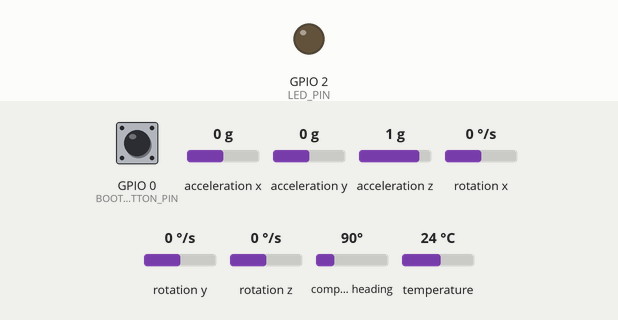
This sketch was run on a simulated ESP32. On the bench: output pins drawn as LEDs (lit = HIGH). Dashed ring = blinking. The inputs (shaded band) are chosen by the test bench; at power-on: GPIO 0 (BOOT_BUTTON_PIN) HIGH, acceleration x 0 g, acceleration z 1 g, acceleration y 0 g, rotation x 0 °/s, rotation y 0 °/s, rotation z 0 °/s, compass heading 90°, temperature 24 °C. Storage starts empty; what the sketch prints to the serial monitor is not drawn.

Above: at 2.2 s.
2.3 s: GPIO 0 (BOOT_BUTTON_PIN) pulled LOW for 1 s
At 2.61 s:
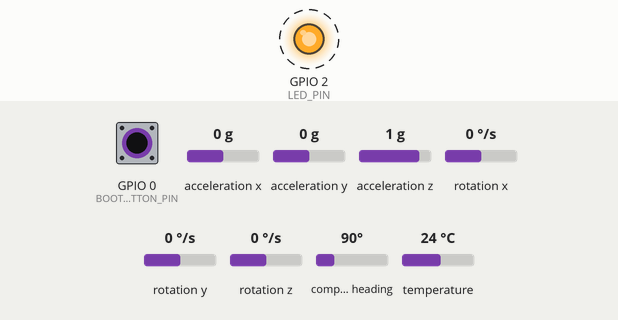
At 3.6 s:
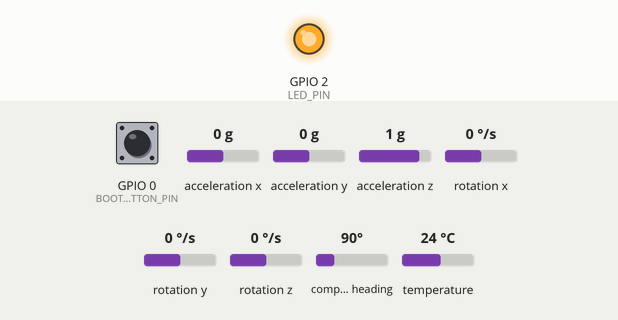
5.3 s: acceleration x set to -1.4 g
7.0 s: acceleration z set to -1.4 g
8.7 s: acceleration y set to -1.4 g
10.4 s: rotation x set to -192 °/s
Timing chart, 0 to 13.1 s (numbered marks = the images above; inputs shaded):
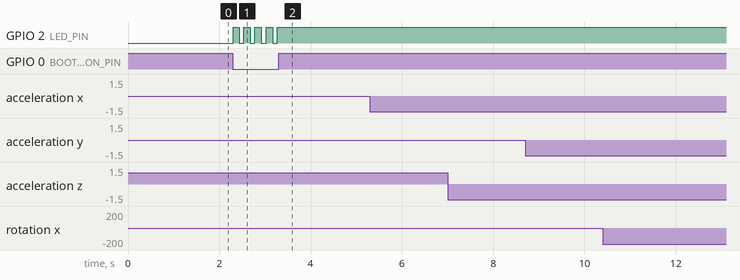

The sketch:

upd_sd_stream.ino
```cpp
#include <Wire.h>
#include <Adafruit_Sensor.h>
#include <Adafruit_BNO055.h>
#include <utility/imumaths.h>
#include <WiFi.h>      // Required for ESP32 Wi-Fi functionalities
#include <WiFiUdp.h>   // Required for UDP communication
#include <ESPmDNS.h>   // Required for mDNS (Multicast DNS)
#include "SD.h"
#include "SPI.h"
#include "FS.h"


const int SD_CS_PIN = 5;
const int LED_PIN = 2;
uint16_t BNO055_SAMPLERATE_DELAY_MS = 100;

const char* ssid = "BNO055_AP";
const char* password = "password123";
const IPAddress broadcastIP(192, 168, 4, 255);

const unsigned int localUdpPort = 2390;
WiFiUDP Udp;
const char* mdnsHostname = "esp";

// Create an instance of the BNO055 sensor
// The sensor ID is 55, I2C address is 0x28, and it uses the default Wire library.
Adafruit_BNO055 bno = Adafruit_BNO055(55, 0x28, &Wire);

// --- Button and Logging State ---
const int BOOT_BUTTON_PIN = 0; // The BOOT button on ESP32 is usually GPIO 0
bool loggingActive = false;
unsigned long lastButtonPressTime = 0;
const unsigned long BUTTON_DEBOUNCE_DELAY = 100; // Milliseconds for debouncing

File dataFile;
char fileName[32]; // Buffer to store the unique filename

// Function to find a unique filename for the SD card
void findUniqueFileName() {
  int fileIndex = 1;
  while (true) {
    sprintf(fileName, "/imu_%d.csv", fileIndex);
    if (!SD.exists(fileName)) {
      Serial.print("Creating new file: ");
      Serial.println(fileName);
      break;
    }
    fileIndex++;
  }
}

// Function to write headers to the CSV file
void writeCsvHeader() {
  if (dataFile) {
    // Added "Timestamp_ms" to the header
    String header = "Timestamp_ms,Euler_X,Euler_Y,Euler_Z,Gyro_X,Gyro_Y,Gyro_Z,LinearAccel_X,LinearAccel_Y,LinearAccel_Z,Magnetometer_X,Magnetometer_Y,Magnetometer_Z,RawAccel_X,RawAccel_Y,RawAccel_Z,Gravity_X,Gravity_Y,Gravity_Z,Quat_W,Quat_X,Quat_Y,Quat_Z,Temperature,Cal_System,Cal_Gyro,Cal_Accel,Cal_Mag\n";
    dataFile.print(header);
    dataFile.flush(); // Flush header immediately
  }
}

void setup(void) {
  // Initialize serial communication at 115200 baud rate for debugging
  Serial.begin(115200);

  // Wait for the serial port to open
  while (!Serial) delay(10);

  Serial.println("--- BNO055 Sensor Data Stream via UDP over WiFi AP & SD Card Logging ---");
  Serial.println("");

  // Configure LED pin
  pinMode(LED_PIN, OUTPUT);
  digitalWrite(LED_PIN, LOW); // Ensure LED is off initially

  // Configure BOOT button pin
  pinMode(BOOT_BUTTON_PIN, INPUT_PULLUP);

  /* Initialise the sensor */
  // Attempt to begin communication with the BNO055 sensor
  if (!bno.begin()) {
    Serial.print("Ooops, no BNO055 detected ... Check your wiring or I2C ADDR!");
    // If the sensor is not detected, halt execution and print error
    while (1) {
      delay(1000); // Keep printing the error to serial
    }
  }

  // Set the BNO055 to use its external crystal for better accuracy
  bno.setExtCrystalUse(true);

  // Give the sensor some time to initialize after configuration
  delay(1000);

  // --- Configure WiFi as Access Point ---
  Serial.print("Setting up Wi-Fi Access Point (AP)...");
  WiFi.softAP(ssid, password); // Start the AP with the defined SSID and password
  IPAddress apIP = WiFi.softAPIP(); // Get the IP address assigned to the AP
  Serial.print("AP IP address: ");
  Serial.println(apIP);
  Serial.print("Connect to AP: ");
  Serial.print(ssid);
  Serial.print(" with password: ");
  Serial.println(password);

  // --- Initialize UDP ---
  Udp.begin(localUdpPort); // Start listening for UDP packets on the specified local port
  Serial.print("UDP server started on port ");
  Serial.println(localUdpPort);

  // --- Initialize mDNS ---
  if (!MDNS.begin(mdnsHostname)) { // Start mDNS with the defined hostname
    Serial.println("Error setting up MDNS responder!");
    while (1) {
      delay(1000); // If mDNS fails, halt execution and print error
    }
  }
  Serial.print("MDNS responder started. Access via ");
  Serial.print(mdnsHostname);
  Serial.println(".local");
  // Register a service for the UDP stream, making it discoverable via mDNS
  MDNS.addService("bno055", "udp", localUdpPort);

  // --- Initialize SD Card ---
  Serial.print("Initializing SD card...");
  if (!SD.begin(SD_CS_PIN)) {
    Serial.println("Card Mount Failed. Check wiring or card!");
    // If SD card fails, halt execution
    while (1) {
      delay(1000);
    }
  }
  Serial.println("SD card initialized.");
}

void loop(void) {
  // Check the state of the BOOT button
  int buttonState = digitalRead(BOOT_BUTTON_PIN);

  // Debounce the button press
  if (buttonState == LOW && (millis() - lastButtonPressTime) > BUTTON_DEBOUNCE_DELAY) {
    lastButtonPressTime = millis();
    loggingActive = !loggingActive; // Toggle logging state

    if (loggingActive) {
      Serial.println("Logging and Streaming: ON");
      digitalWrite(LED_PIN, HIGH); // Turn LED ON

      // Find a unique filename and open the file
      findUniqueFileName();
      dataFile = SD.open(fileName, FILE_WRITE);
      if (dataFile) {
        Serial.print("Successfully opened ");
        Serial.println(fileName);
        writeCsvHeader(); // Write CSV header
      } else {
        Serial.println("Error opening file for writing.");
        loggingActive = false; // Turn off logging if file cannot be opened
        digitalWrite(LED_PIN, LOW); // Turn LED OFF
      }
    } else {
      Serial.println("Logging and Streaming: OFF");
      digitalWrite(LED_PIN, LOW); // Turn LED OFF
      if (dataFile) {
        dataFile.close(); // Close the file when logging stops
        Serial.println("File closed.");
      }
    }
  }

  if (loggingActive) {
    // Get current timestamp
    unsigned long currentMillis = millis();

    // Declare sensor event objects for various data types
    sensors_event_t orientationData;   // For Euler angles (Orientation)
    sensors_event_t angVelocityData;   // For Gyroscope data (Angular Velocity)
    sensors_event_t linearAccelData;   // For Linear Acceleration data
    sensors_event_t magnetometerData;  // For Magnetometer data
    sensors_event_t accelerometerData; // For Raw Accelerometer data
    sensors_event_t gravityData;       // For Gravity vector data

    // Retrieve sensor data for each type from the BNO055
    bno.getEvent(&orientationData, Adafruit_BNO055::VECTOR_EULER);
    bno.getEvent(&angVelocityData, Adafruit_BNO055::VECTOR_GYROSCOPE);
    bno.getEvent(&linearAccelData, Adafruit_BNO055::VECTOR_LINEARACCEL);
    bno.getEvent(&magnetometerData, Adafruit_BNO055::VECTOR_MAGNETOMETER);
    bno.getEvent(&accelerometerData, Adafruit_BNO055::VECTOR_ACCELEROMETER);
    bno.getEvent(&gravityData, Adafruit_BNO055::VECTOR_GRAVITY);

    // Retrieve Quaternion data
    imu::Quaternion quat = bno.getQuat();

    // Retrieve board temperature
    int8_t boardTemp = bno.getTemp();

    // Retrieve calibration status for System, Gyroscope, Accelerometer, and Magnetometer
    uint8_t calsys, calgyro, calaccel, calmag = 0;
    bno.getCalibration(&calsys, &calgyro, &calaccel, &calmag);

    // Create a String object to hold all the formatted sensor data for UDP
    String udpDataString = "";

    // Create a String object to hold the formatted sensor data for SD card (CSV)
    String sdDataString = "";

    // Append Timestamp
    udpDataString += "time:" + String(currentMillis);
    udpDataString += "\t";
    sdDataString += String(currentMillis);
    sdDataString += ",";

    // Append Euler Angles (Orientation)
    udpDataString += "ex:" + String(orientationData.orientation.x, 4);
    udpDataString += " ey:" + String(orientationData.orientation.y, 4);
    udpDataString += " ez:" + String(orientationData.orientation.z, 4);
    udpDataString += "\t"; // Tab for separation

    sdDataString += String(orientationData.orientation.x, 4);
    sdDataString += ",";
    sdDataString += String(orientationData.orientation.y, 4);
    sdDataString += ",";
    sdDataString += String(orientationData.orientation.z, 4);
    sdDataString += ",";

    // Append Gyroscope (Angular Velocity)
    udpDataString += "avgx:" + String(angVelocityData.gyro.x, 4);
    udpDataString += " avgy:" + String(angVelocityData.gyro.y, 4);
    udpDataString += " avgz:" + String(angVelocityData.gyro.z, 4);
    udpDataString += "\t";

    sdDataString += String(angVelocityData.gyro.x, 4);
    sdDataString += ",";
    sdDataString += String(angVelocityData.gyro.y, 4);
    sdDataString += ",";
    sdDataString += String(angVelocityData.gyro.z, 4);
    sdDataString += ",";

    // Append Linear Acceleration
    udpDataString += "lax:" + String(linearAccelData.acceleration.x, 4);
    udpDataString += " lay:" + String(linearAccelData.acceleration.y, 4);
    udpDataString += " laz:" + String(linearAccelData.acceleration.z, 4);
    udpDataString += "\t";

    sdDataString += String(linearAccelData.acceleration.x, 4);
    sdDataString += ",";
    sdDataString += String(linearAccelData.acceleration.y, 4);
    sdDataString += ",";
    sdDataString += String(linearAccelData.acceleration.z, 4);
    sdDataString += ",";

    // Append Magnetometer
    udpDataString += "mx:" + String(magnetometerData.magnetic.x, 4);
    udpDataString += " my:" + String(magnetometerData.magnetic.y, 4);
    udpDataString += " mz:" + String(magnetometerData.magnetic.z, 4);
    udpDataString += "\t";

    sdDataString += String(magnetometerData.magnetic.x, 4);
    sdDataString += ",";
    sdDataString += String(magnetometerData.magnetic.y, 4);
    sdDataString += ",";
    sdDataString += String(magnetometerData.magnetic.z, 4);
    sdDataString += ",";

    // Append Raw Accelerometer
    udpDataString += "rax:" + String(accelerometerData.acceleration.x, 4);
    udpDataString += " ray:" + String(accelerometerData.acceleration.y, 4);
    udpDataString += " raz:" + String(accelerometerData.acceleration.z, 4);
    udpDataString += "\t";

    sdDataString += String(accelerometerData.acceleration.x, 4);
    sdDataString += ",";
    sdDataString += String(accelerometerData.acceleration.y, 4);
    sdDataString += ",";
    sdDataString += String(accelerometerData.acceleration.z, 4);
    sdDataString += ",";

    // Append Gravity Vector
    udpDataString += "agx:" + String(gravityData.acceleration.x, 4);
    udpDataString += " agy:" + String(gravityData.acceleration.y, 4);
    udpDataString += " agz:" + String(gravityData.acceleration.z, 4);
    udpDataString += "\t";

    sdDataString += String(gravityData.acceleration.x, 4);
    sdDataString += ",";
    sdDataString += String(gravityData.acceleration.y, 4);
    sdDataString += ",";
    sdDataString += String(gravityData.acceleration.z, 4);
    sdDataString += ",";

    // Append Quaternion data
    udpDataString += "qw:" + String(quat.w(), 4);
    udpDataString += " qx:" + String(quat.x(), 4);
    udpDataString += " qy:" + String(quat.y(), 4);
    udpDataString += " qz:" + String(quat.z(), 4);
    udpDataString += "\t";

    sdDataString += String(quat.w(), 4);
    sdDataString += ",";
    sdDataString += String(quat.x(), 4);
    sdDataString += ",";
    sdDataString += String(quat.y(), 4);
    sdDataString += ",";
    sdDataString += String(quat.z(), 4);
    sdDataString += ",";

    // Append Temperature
    udpDataString += "temp:" + String(boardTemp);
    udpDataString += "\t";
    sdDataString += String(boardTemp);
    sdDataString += ",";

    // Append Calibration Status
    udpDataString += "calsys:" + String(calsys);
    udpDataString += " calgyro:" + String(calgyro);
    udpDataString += " calaccel:" + String(calaccel);
    udpDataString += " calmag:" + String(calmag);

    sdDataString += String(calsys);
    sdDataString += ",";
    sdDataString += String(calgyro);
    sdDataString += ",";
    sdDataString += String(calaccel);
    sdDataString += ",";
    sdDataString += String(calmag);
    sdDataString += "\n"; // Newline for CSV

    // Print the formatted data to Serial Monitor for local debugging
    Serial.println(udpDataString);

    // --- Send the data via UDP broadcast ---
    // Begin a UDP packet to the broadcast IP and specified port
    Udp.beginPacket(broadcastIP, localUdpPort);
    // Write the formatted data string to the UDP packet
    Udp.print(udpDataString);
    // End the packet, sending it over the network
    Udp.endPacket();

    // --- Save data to SD card ---
    if (dataFile) {
      dataFile.print(sdDataString);
      dataFile.flush(); // IMPORTANT: Flush data to SD card immediately
      // Serial.print("Saved to SD: "); // Uncomment for debug
      // Serial.print(sdDataString); // Uncomment for debug
    } else {
      Serial.println("Error: SD file not open.");
    }

    // Delay before the next sensor reading and UDP transmission
    delay(BNO055_SAMPLERATE_DELAY_MS);
  }
}
```

Measured:
- after the input at 2.3 s, GPIO 2 (LED_PIN): alternates HIGH for 0.14 s and LOW for 0.10 s, 9 changes in all, then stays HIGH, starting at once
- after the input at 5.3 s, every drawn part: stays the same
- after the input at 7.0 s, every drawn part: stays the same
- after the input at 8.7 s, every drawn part: stays the same
- after the input at 10.4 s, every drawn part: stays the same
